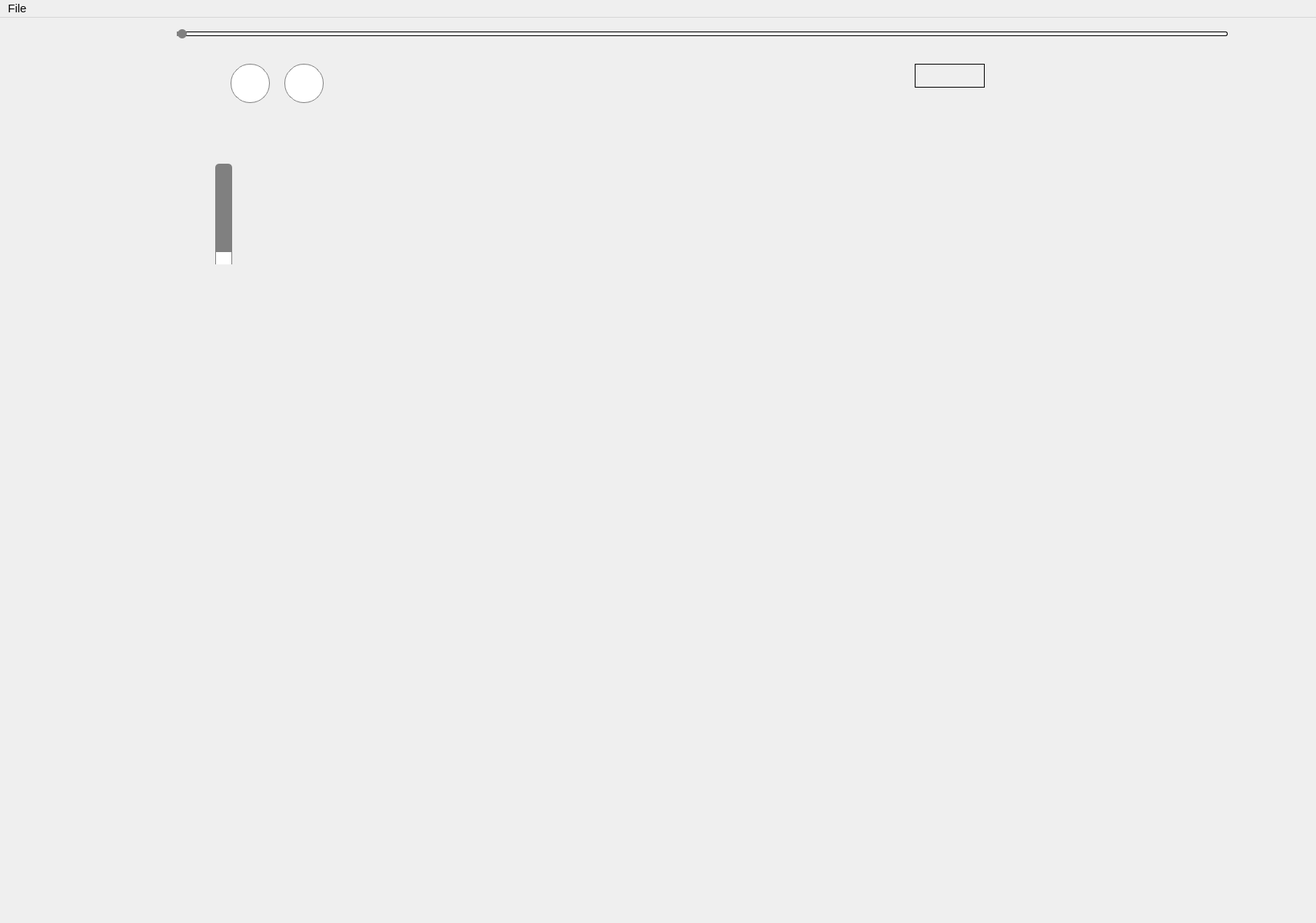
<?xml version="1.0" encoding="UTF-8"?>
<ui version="4.0">
 <class>MainWindowClass</class>
 <widget class="QMainWindow" name="MainWindowClass">
  <property name="geometry">
   <rect>
    <x>0</x>
    <y>0</y>
    <width>1712</width>
    <height>1201</height>
   </rect>
  </property>
  <property name="font">
   <font>
    <pointsize>11</pointsize>
   </font>
  </property>
  <property name="windowTitle">
   <string>MainWindow</string>
  </property>
  <widget class="QWidget" name="centralWidget">
   <widget class="QSlider" name="volumeSlider">
    <property name="geometry">
     <rect>
      <x>280</x>
      <y>190</y>
      <width>22</width>
      <height>131</height>
     </rect>
    </property>
    <property name="styleSheet">
     <string notr="true">QSlider::groove:vertical {
    background: gray;
    border-radius: 5px;
}

QSlider::handle:vertical {
    background: white; 
    border: 1px solid gray;
    width: 10px; 
    height: 20px; 
    margin: -5px 0;
}</string>
    </property>
    <property name="orientation">
     <enum>Qt::Vertical</enum>
    </property>
   </widget>
   <widget class="QSlider" name="slider">
    <property name="geometry">
     <rect>
      <x>230</x>
      <y>10</y>
      <width>1367</width>
      <height>22</height>
     </rect>
    </property>
    <property name="styleSheet">
     <string notr="true">QSlider::groove:horizontal {
    background: transparent;
    height: 4px;
}

QSlider::handle:horizontal {
    background: gray;
    border: none;
    margin: -4px 0;
    border-radius: 6px;
    width: 12px;
    height: 12px;
}

QSlider::handle:horizontal:hover {
    background: lightgray;
}

QSlider::sub-page:horizontal {
    background: gray;
}
QSlider::groove:horizontal {
    border: 0.5px solid black;
    border-radius: 2px;
}</string>
    </property>
    <property name="orientation">
     <enum>Qt::Horizontal</enum>
    </property>
   </widget>
   <widget class="QPushButton" name="playButton">
    <property name="enabled">
     <bool>true</bool>
    </property>
    <property name="geometry">
     <rect>
      <x>300</x>
      <y>60</y>
      <width>51</width>
      <height>51</height>
     </rect>
    </property>
    <property name="styleSheet">
     <string notr="true">QPushButton {
    border-radius: 25px;
    background-color: white;
    color: black;
	border: 1px solid grey;
}

QPushButton:hover {
    background-color: grey;
}</string>
    </property>
    <property name="text">
     <string/>
    </property>
    <property name="icon">
     <iconset>
      <normaloff>Resources/icons/media-pause.png</normaloff>Resources/icons/media-pause.png</iconset>
    </property>
   </widget>
   <widget class="QLabel" name="currentContentDuration">
    <property name="geometry">
     <rect>
      <x>1190</x>
      <y>60</y>
      <width>91</width>
      <height>31</height>
     </rect>
    </property>
    <property name="font">
     <font>
      <pointsize>9</pointsize>
     </font>
    </property>
    <property name="autoFillBackground">
     <bool>false</bool>
    </property>
    <property name="frameShape">
     <enum>QFrame::Box</enum>
    </property>
    <property name="text">
     <string/>
    </property>
   </widget>
   <widget class="QPushButton" name="soundButton">
    <property name="enabled">
     <bool>true</bool>
    </property>
    <property name="geometry">
     <rect>
      <x>370</x>
      <y>60</y>
      <width>51</width>
      <height>51</height>
     </rect>
    </property>
    <property name="styleSheet">
     <string notr="true">QPushButton {
    border-radius: 25px;
    background-color: white;
    color: black;
	border: 1px solid grey;
}

QPushButton:hover {
    background-color: grey;
}</string>
    </property>
    <property name="text">
     <string/>
    </property>
    <property name="icon">
     <iconset>
      <normaloff>Resources/icons/volume-unmute.png</normaloff>Resources/icons/volume-unmute.png</iconset>
    </property>
   </widget>
  </widget>
  <widget class="QMenuBar" name="menuBar">
   <property name="geometry">
    <rect>
     <x>0</x>
     <y>0</y>
     <width>1712</width>
     <height>26</height>
    </rect>
   </property>
   <widget class="QMenu" name="menuFile">
    <property name="title">
     <string>File</string>
    </property>
    <addaction name="actionOpen_file"/>
   </widget>
   <addaction name="menuFile"/>
  </widget>
  <action name="actionOpen_file">
   <property name="text">
    <string>Open file</string>
   </property>
  </action>
 </widget>
 <layoutdefault spacing="6" margin="11"/>
 <resources>
  <include location="MainWindow.qrc"/>
 </resources>
 <connections/>
</ui>
